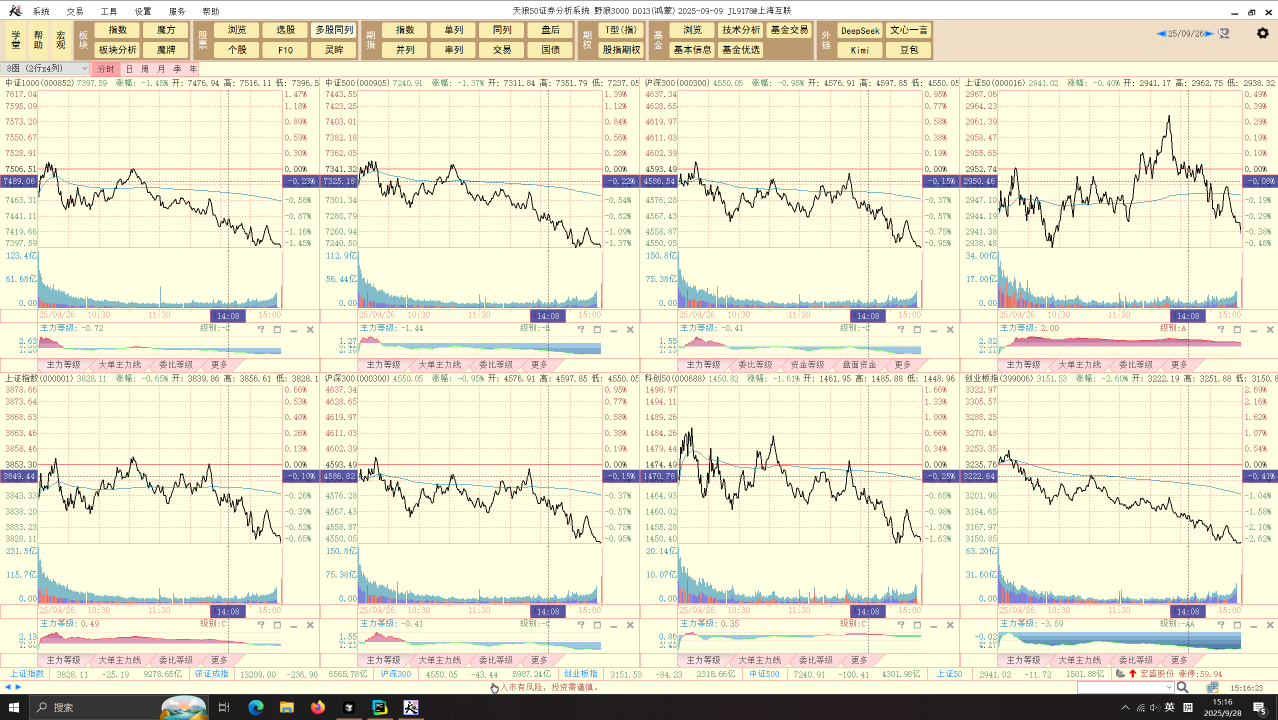
#> input picture data/fast_screenshots/Snipaste_2025-09-28_15-16-31.png, 2556 x 1440 px (shown at 1/2 size)
$ python -i simple_debug.py   (imports and definitions only)
#> lines starting #> are read from the running program, lines starting #| are printed output that depends on the picture; after the words box and inside, x2 and y2 are one past the last pixel; in counts of white or black regions, pixels touching at a corner belong together
#!/usr/bin/env python3
# -*- coding: utf-8 -*-
"""
简单调试脚本 - 直接分析CSV和截图
"""

import cv2
import numpy as np
import pytesseract
import json
import os
import pandas as pd

# [62 lines left out: function main, not called in this run]

def debug_screenshot(screenshot_path, record_num=1):
    """调试截图"""
#> called with record_num = 1
    print(f"\n🔍 调试截图 {record_num}: {screenshot_path}")

    # 加载ROI配置
    try:
        with open("data/rois.json", "r", encoding="utf-8") as f:
#> (reads rois.json from the repository)
            rois = json.load(f)
        print("✓ ROI配置加载成功")
    except Exception as e:
        print(f"❌ ROI配置加载失败: {e}")
        return

    # 加载截图
    img = cv2.imread(screenshot_path)
#> img is the input picture: shape (1440, 2556, 3); mean B, G, R 206.8, 230.4, 234.7
    if img is None:
        print(f"❌ 无法加载截图: {screenshot_path}")
        return

    print(f"✓ 截图尺寸: {img.shape}")
#| ✓ 截图尺寸: (1440, 2556, 3)

    # 创建调试目录
    debug_dir = "data/debug_roi_annotations"
    os.makedirs(debug_dir, exist_ok=True)

    # 标注所有ROI区域
    annotated_img = img.copy()

    # 定义颜色
    colors = [
        (0, 0, 255),    # 红色
        (0, 255, 0),    # 绿色
        (255, 0, 0),    # 蓝色
        (255, 255, 0),  # 青色
        (255, 0, 255),  # 洋红
        (0, 255, 255),  # 黄色
        (128, 0, 128),  # 紫色
        (255, 165, 0),  # 橙色
    ]

    panel_names = ["中证1000", "中证500", "沪深300", "上证50", "上证指数", "深证成指", "科创50", "创业板指"]

    for i, panel_name in enumerate(panel_names):
        if panel_name in rois:
            panel_rois = rois[panel_name]

            # 标注主力等级ROI
            if "power" in panel_rois:
                power_roi = panel_rois["power"]
                x, y, w, h = power_roi[0], power_roi[1], power_roi[2], power_roi[3]
                color = colors[i % len(colors)]
                cv2.rectangle(annotated_img, (x, y), (x + w, y + h), color, 2)
                cv2.putText(annotated_img, f"{panel_name}_主力等级", (x, y - 10),
                           cv2.FONT_HERSHEY_SIMPLEX, 0.6, color, 2)

            # 标注级别ROI
            if "grade" in panel_rois:
                grade_roi = panel_rois["grade"]
                x, y, w, h = grade_roi[0], grade_roi[1], grade_roi[2], grade_roi[3]
                color = colors[(i + 1) % len(colors)]
                cv2.rectangle(annotated_img, (x, y), (x + w, y + h), color, 2)
                cv2.putText(annotated_img, f"{panel_name}_级别", (x, y - 10),
                           cv2.FONT_HERSHEY_SIMPLEX, 0.6, color, 2)
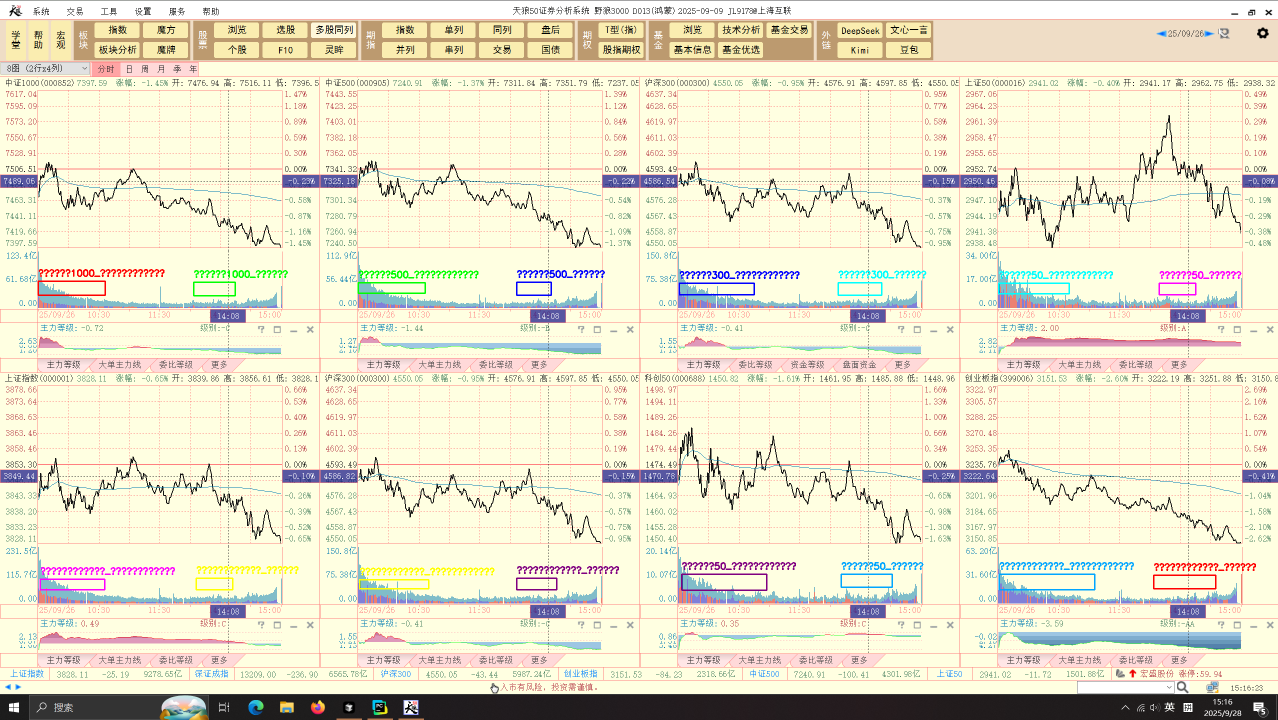
#> annotated_img: shape (1440, 2556, 3) (shown at 1/2 size); 1% of pixels changed, all inside (x1, y1, x2, y2) = (75, 538, 2512, 1182)

    # 保存标注后的图像
    annotated_file = os.path.join(debug_dir, f"roi_annotated_record{record_num}_{os.path.basename(screenshot_path)}")
    cv2.imwrite(annotated_file, annotated_img)
    print(f"✓ 已保存ROI标注图像: {annotated_file}")

    # 特别关注创业板指的级别ROI
    if "创业板指" in rois and "grade" in rois["创业板指"]:
        grade_roi = rois["创业板指"]["grade"]
        x, y, w, h = grade_roi[0], grade_roi[1], grade_roi[2], grade_roi[3]

        print(f"创业板指级别ROI: ({x}, {y}, {w}, {h})")

        # 提取创业板指级别区域
        grade_region = img[y:y+h, x:x+w]
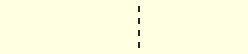
#> grade_region: shape (27, 124, 3) (shown 2 times larger); mean B, G, R 224.3, 254.2, 254.2

        # 保存创业板指级别区域
        grade_file = os.path.join(debug_dir, f"创业板指_级别_record{record_num}_{os.path.basename(screenshot_path)}")
        cv2.imwrite(grade_file, grade_region)
        print(f"✓ 已保存创业板指级别区域: {grade_file}")

        # 测试OCR识别
        print(f"\n=== OCR测试 ===")

        # 预处理
        gray = cv2.cvtColor(grade_region, cv2.COLOR_BGR2GRAY)
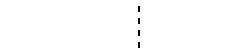
#> gray: shape (27, 124) (shown 2 times larger); values 38 (black) and 252 (white), 99.6% white; black in thin lines or dots, all inside (x1, y1, x2, y2) = (69, 3, 70, 24)
        gray = cv2.resize(gray, None, fx=2, fy=2, interpolation=cv2.INTER_LINEAR)
#> gray: shape (54, 248)
        thr = cv2.adaptiveThreshold(gray, 255, cv2.ADAPTIVE_THRESH_GAUSSIAN_C, cv2.THRESH_BINARY, 11, 2)
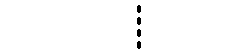
#> thr: shape (54, 248); 99.2% white; 4 black regions, box (x1, y1, x2, y2) and area: (137, 5, 141, 13) 28, (137, 17, 141, 25) 28, (137, 29, 141, 37) 28, (137, 41, 141, 49) 28

        # 保存预处理后的图像
        proc_file = os.path.join(debug_dir, f"创业板指_级别_processed_record{record_num}_{os.path.basename(screenshot_path)}")
        cv2.imwrite(proc_file, thr)
        print(f"✓ 已保存预处理图像: {proc_file}")

        # OCR测试
        configs = [
            ("单词模式", "--psm 8 -l eng+chi_sim"),
            ("单字符模式", "--psm 10 -l eng+chi_sim"),
            ("单行模式", "--psm 7 -l eng+chi_sim"),
        ]

        for config_name, cfg in configs:
            try:
                text = pytesseract.image_to_string(thr, config=cfg).strip()
                print(f"  {config_name}: '{text}'")
            except Exception as e:
                print(f"  {config_name}: OCR失败 - {e}")

    print(f"\n✅ 调试完成！")
    print(f"📁 调试文件保存在: {debug_dir}/")
    print(f"请查看ROI标注图像，检查创业板指级别区域是否正确框选了'-A'字符")

# [2 lines not run here, left out]

#> (the run stopped early here; a loop or call above may not have finished)
